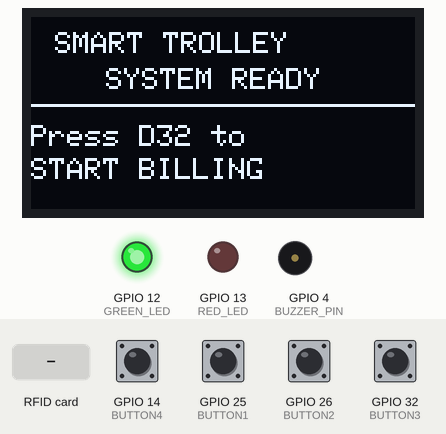
A sketch run on a simulated ESP32. On the bench: 128×64 one-colour display, output pins drawn as LEDs (lit = HIGH), buzzer (waves = sounding). The test bench sets the inputs (shaded band); at power-on: GPIO 14 (BUTTON4), GPIO 25 (BUTTON1), GPIO 26 (BUTTON2), GPIO 32 (BUTTON3) HIGH. WiFi joins after 1.5 s; servers stay silent unless stated; what the sketch prints to the serial monitor is not drawn.

Above: at 2.8 s.
2.9 s: GPIO 14 (BUTTON4) pulled LOW for 0.15 s
At 3.4 s:
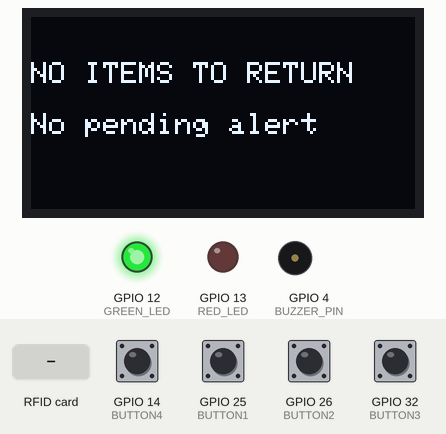
5.9 s: GPIO 32 (BUTTON3) pulled LOW for 0.15 s
At 6.8 s:
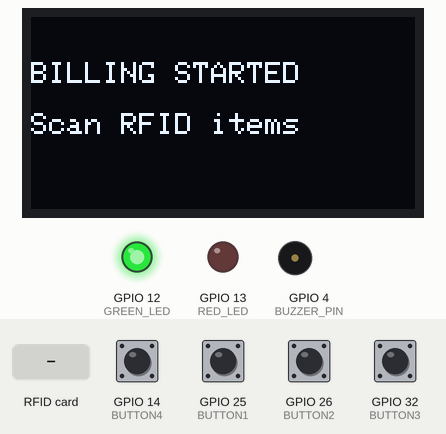
8.9 s: GPIO 25 (BUTTON1) pulled LOW for 0.15 s
At 10.1 s:
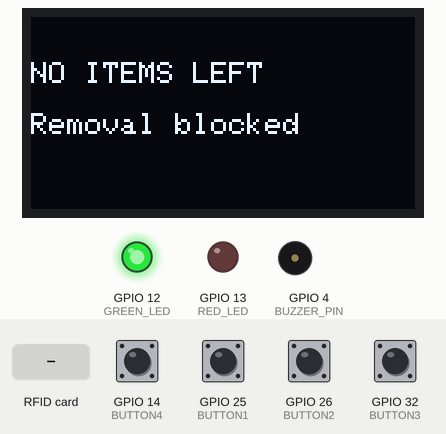
11.9 s: RFID card 8C 45 51 07 held to the reader
At 14.1 s:
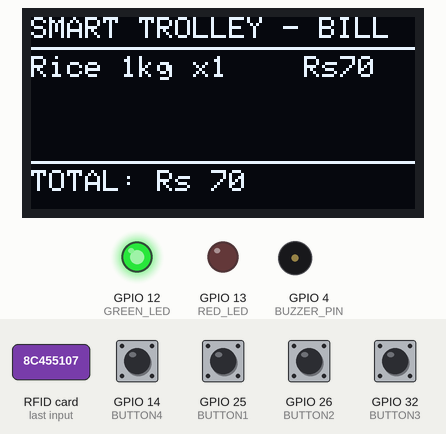
14.6 s: GPIO 25 (BUTTON1) pulled LOW for 1 s
At 14.84 s:
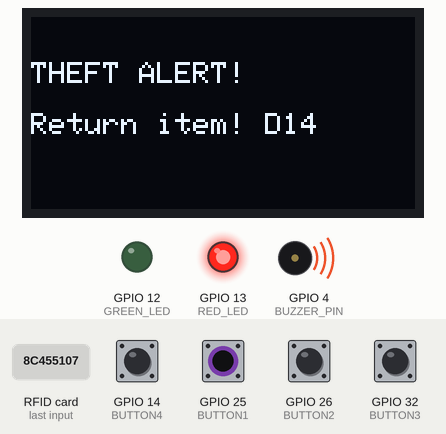
16.2 s: GPIO 26 (BUTTON2) pulled LOW for 0.15 s
At 16.45 s:
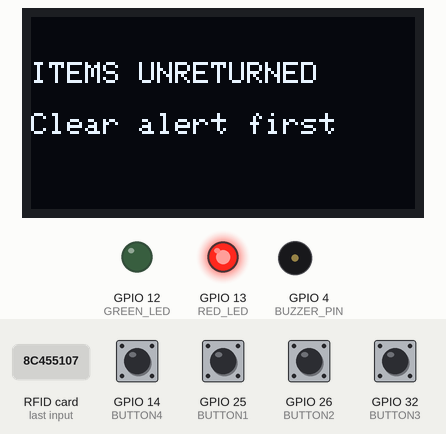
Timing chart, 0 to 17.9 s (numbered marks = the images above; inputs shaded):
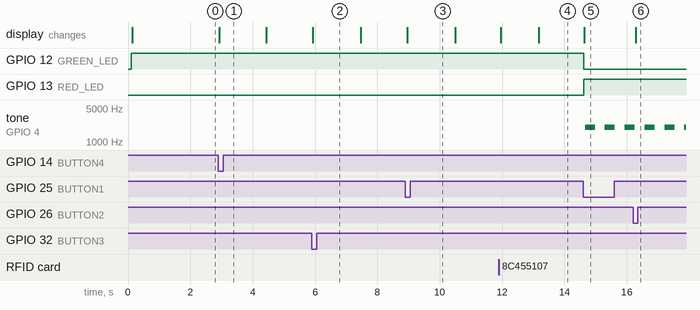

The sketch:

smart_trolley.ino
```cpp
#include <SPI.h>
#include <MFRC522.h>
#include <Wire.h>
#include <Adafruit_GFX.h>
#include <Adafruit_SH110X.h>
#include <WiFi.h>
#include <WebServer.h>

const char* WIFI_SSID = "Deveshbari";
const char* WIFI_PASSWORD = "Deveshbari";

WebServer server(80);
// ---------------- PIN CONFIGURATION ----------------
#define SS_PIN 5
#define RST_PIN 27

#define BUTTON1 25  // Simulate unauthorized removal
#define BUTTON2 26  // Complete billing / allow removal
#define BUTTON3 32  // Start billing
#define BUTTON4 14  // Confirm one returned item

#define BUZZER_PIN 4
#define RED_LED 13
#define GREEN_LED 12

// ---------------- HARDWARE OBJECTS ----------------
MFRC522 rfid(SS_PIN, RST_PIN);
Adafruit_SH1106G display(128, 64, &Wire, -1);

// ---------------- PRODUCTS ----------------
const int PRODUCT_COUNT = 3;
const int MAX_STACK = 50;

String productNames[PRODUCT_COUNT] = {
  "Rice 1kg",
  "Sugar 500g",
  "Thums Up 1L"
};

String productUIDs[PRODUCT_COUNT] = {
  "8C 45 51 07",
  "21 ED 50 07",
  "7C EE 51 07"
};

int productPrices[PRODUCT_COUNT] = {
  70, 25, 45
};

int quantities[PRODUCT_COUNT] = { 0, 0, 0 };
int total = 0;

// Each entry represents one simulated removed item.
// -1 means an item was removed when no cart item was available
// to identify in the simulation.
int removalStack[MAX_STACK];
int stackTop = -1;

// ---------------- SYSTEM STATE ----------------
bool billingStarted = false;
bool removalAllowed = false;
bool theftAlert = false;
bool dashboardReset = false;

unsigned long messageUntil = 0;
bool temporaryMessageActive = false;
String messageLine1 = "";
String messageLine2 = "";

unsigned long lastDisplayUpdate = 0;
unsigned long lastScrollUpdate = 0;
unsigned long lastBeepUpdate = 0;

bool buzzerIsOn = false;
bool previousButton1 = HIGH;
bool previousButton2 = HIGH;
bool previousButton3 = HIGH;
bool previousButton4 = HIGH;

int scrollOffset = 0;

// ---------------- BASIC FUNCTIONS ----------------
bool hasUnreturnedItems() {
  return stackTop >= 0;
}

int getTotalItems() {
  int count = 0;
  for (int i = 0; i < PRODUCT_COUNT; i++) {
    count += quantities[i];
  }
  return count;
}

void updateLEDs() {
  bool alertActive = theftAlert || hasUnreturnedItems();

  digitalWrite(RED_LED, alertActive ? HIGH : LOW);
  digitalWrite(GREEN_LED, alertActive ? LOW : HIGH);
}

void updateAlertState() {
  theftAlert = hasUnreturnedItems();
  updateLEDs();
}

void stopBuzzer() {
  noTone(BUZZER_PIN);
  buzzerIsOn = false;
}

void updateBuzzer() {
  bool shouldBeep = hasUnreturnedItems();

  if (!shouldBeep) {
    stopBuzzer();
    return;
  }

  // Repeating beep pattern without blocking button handling.
  unsigned long now = millis();

  if (now - lastBeepUpdate >= 300) {
    lastBeepUpdate = now;
    buzzerIsOn = !buzzerIsOn;

    if (buzzerIsOn) {
      tone(BUZZER_PIN, 2000);
    } else {
      noTone(BUZZER_PIN);
    }
  }
}

void showTemporaryMessage(
  String line1,
  String line2,
  unsigned long duration) {
  messageLine1 = line1;
  messageLine2 = line2;
  messageUntil = millis() + duration;
  temporaryMessageActive = true;
  drawDisplay();
}

// ---------------- OLED DISPLAY ----------------
void drawDisplay() {
  display.clearDisplay();
  display.setTextColor(SH110X_WHITE);
  display.setTextSize(1);
  display.setTextWrap(false);

  // Temporary message takes priority.
  if (temporaryMessageActive && millis() < messageUntil) {
    display.setTextSize(1);
    display.setCursor(0, 15);
    display.println(messageLine1);
    display.setCursor(0, 32);
    display.println(messageLine2);
    display.display();
    return;
  }

  temporaryMessageActive = false;

  // Welcome screen when billing is not active.
  if (!billingStarted) {
    display.setCursor(8, 5);
    display.println("SMART TROLLEY");
    display.setCursor(25, 17);
    display.println("SYSTEM READY");

    display.drawLine(0, 29, 127, 29, SH110X_WHITE);

    display.setCursor(0, 36);
    display.println("Press D32 to");

    display.setCursor(0, 47);
    display.println("START BILLING");

    display.display();
    return;
  }

  // Billing/cart screen.
  display.setCursor(0, 0);
  display.println("SMART TROLLEY - BILL");

  display.drawLine(0, 10, 127, 10, SH110X_WHITE);

  int y = 13;

  for (int i = 0; i < PRODUCT_COUNT; i++) {
    if (quantities[i] > 0) {
      display.setCursor(0, y);
      display.print(productNames[i]);
      display.print(" x");
      display.print(quantities[i]);
      display.setCursor(91, y);
      display.print("Rs");
      display.print(quantities[i] * productPrices[i]);

      y += 11;
    }
  }

  display.drawLine(0, 48, 127, 48, SH110X_WHITE);
  display.setCursor(0, 51);
  display.print("TOTAL: Rs ");
  display.print(total);

  display.display();
}

// ---------------- RFID HELPERS ----------------
String readUID() {
  String uid = "";

  for (byte i = 0; i < rfid.uid.size; i++) {
    if (rfid.uid.uidByte[i] < 0x10) {
      uid += "0";
    }

    uid += String(rfid.uid.uidByte[i], HEX);

    if (i < rfid.uid.size - 1) {
      uid += " ";
    }
  }

  uid.toUpperCase();
  return uid;
}

int findProduct(String uid) {
  for (int i = 0; i < PRODUCT_COUNT; i++) {
    if (uid == productUIDs[i]) {
      return i;
    }
  }

  return -1;
}

void addProduct(String uid) {
  if (!billingStarted || removalAllowed) {
    return;
  }

  // Ignore this known tag.
  if (uid == "50 8C 3E 58") {
    showTemporaryMessage("TAG IGNORED", "Not a trolley item", 2000);
    return;
  }

  int index = findProduct(uid);

  if (index < 0) {
    showTemporaryMessage("UNKNOWN TAG", "Product not found", 2000);
    return;
  }

  quantities[index]++;
  total += productPrices[index];

  showTemporaryMessage(
    "ITEM ADDED",
    productNames[index],
    1200);
}

void scanRFID() {
  if (!billingStarted || removalAllowed) {
    return;
  }

  if (!rfid.PICC_IsNewCardPresent()) {
    return;
  }

  if (!rfid.PICC_ReadCardSerial()) {
    return;
  }

  String uid = readUID();
  addProduct(uid);

  rfid.PICC_HaltA();
  rfid.PCD_StopCrypto1();
}

// ---------------- BUTTON 1: UNAUTHORIZED REMOVAL ----------------

void handleTheftButton() {
  // If removal is already authorized, do nothing.
  if (removalAllowed) {
    return;
  }

  // Count the items currently available in the trolley.
  int availableItems = getTotalItems();

  // Do not allow more simulated removals than available items.
  if (availableItems <= 0) {
    showTemporaryMessage(
      "NO ITEMS LEFT",
      "Removal blocked",
      1500);
    return;
  }

  if (stackTop >= MAX_STACK - 1) {
    showTemporaryMessage(
      "STACK FULL",
      "Return items first",
      1500);
    return;
  }

  // Select the last available product type.
  int removedIndex = -1;

  for (int i = PRODUCT_COUNT - 1; i >= 0; i--) {
    if (quantities[i] > 0) {
      removedIndex = i;
      break;
    }
  }

  if (removedIndex == -1) {
    return;
  }

  // Record exactly one removal.
  quantities[removedIndex]--;
  total -= productPrices[removedIndex];

  removalStack[++stackTop] = removedIndex;

  theftAlert = true;
  updateLEDs();

  showTemporaryMessage(
    "THEFT ALERT!",
    "Return item! D14",
    1500);
}


// ---------------- BUTTON 2: BILLING COMPLETE ----------------
// ---------------- BUTTON 2: BILLING COMPLETE ----------------
void handleAllowRemovalButton() {
  if (!billingStarted) {
    showTemporaryMessage("NO ACTIVE BILL", "Press D32 first", 2000);
    return;
  }

  // Do not complete billing while theft items are unreturned.
  if (hasUnreturnedItems()) {
    showTemporaryMessage(
      "ITEMS UNRETURNED",
      "Clear alert first",
      2000);
    return;
  }

  // Reset dashboard display
  dashboardReset = true;

  // Complete billing and allow removal
  billingStarted = false;
  removalAllowed = true;

  // Clear all products from the cart
  for (int i = 0; i < PRODUCT_COUNT; i++) {
    quantities[i] = 0;
  }

  // Reset total bill
  total = 0;
  scrollOffset = 0;

  // Show completion message
  showTemporaryMessage(
    "BILLING COMPLETE",
    "REMOVAL ALLOWED",
    5000);
}

// ---------------- BUTTON 3: START BILLING ----------------
void handleStartBillingButton() {
  if (billingStarted) {
    showTemporaryMessage("BILLING ACTIVE", "Scan your items", 1500);
    return;
  }

  if (!removalAllowed) {
    showTemporaryMessage(
      "CANNOT START",
      "Press D26 first",
      2000);
    return;
  }

  if (hasUnreturnedItems()) {
    showTemporaryMessage(
      "THEFT ALERT ACTIVE",
      "Return all items",
      2000);
    return;
  }

  // Begin a new billing session.
  dashboardReset = false;
  billingStarted = true;
  removalAllowed = false;

  for (int i = 0; i < PRODUCT_COUNT; i++) {
    quantities[i] = 0;
  }

  total = 0;
  scrollOffset = 0;

  showTemporaryMessage(
    "BILLING STARTED",
    "Scan RFID items",
    1500);
}

// ---------------- BUTTON 4: CONFIRM RETURN ----------------
void handleReturnButton() {
  if (!hasUnreturnedItems()) {
    showTemporaryMessage(
      "NO ITEMS TO RETURN",
      "No pending alert",
      1500);
    return;
  }

  // LIFO: return the most recently removed item first.
  int returnedIndex = removalStack[stackTop];
  stackTop--;

  if (returnedIndex >= 0 && returnedIndex < PRODUCT_COUNT) {
    quantities[returnedIndex]++;
    total += productPrices[returnedIndex];
  }

  updateAlertState();

  if (hasUnreturnedItems()) {
    showTemporaryMessage(
      "ITEM RETURNED",
      "More items pending",
      1200);
  } else {
    showTemporaryMessage(
      "ALL ITEMS RETURNED",
      "ALERT CLEARED",
      2000);
  }
}


const char dashboardPage[] PROGMEM = R"rawliteral(
<!DOCTYPE html>
<html lang="en">
<head>
<meta charset="UTF-8">
<meta name="viewport" content="width=device-width, initial-scale=1">
<title>Smart Trolley Dashboard</title>
<style>
:root {
  color-scheme: dark;
  --bg: #0b1120;
  --panel: #151f32;
  --border: #29364c;
  --muted: #9aabc2;
  --blue: #60a5fa;
  --green: #4ade80;
  --red: #f87171;
}
* { box-sizing: border-box; }
body {
  margin: 0;
  background: var(--bg);
  color: #f8fafc;
  font-family: Arial, sans-serif;
}
main { max-width: 1000px; margin: auto; padding: 24px 16px; }
header {
  display: flex; justify-content: space-between;
  align-items: center; flex-wrap: wrap; gap: 12px;
  margin-bottom: 24px;
}
h1 { margin: 0; font-size: 25px; }
.subtitle { color: var(--muted); margin-top: 7px; font-size: 14px; }
.pill {
  padding: 8px 12px; border-radius: 20px;
  background: #183b2a; color: var(--green); font-size: 13px;
}
.grid {
  display: grid; grid-template-columns: repeat(2, minmax(0, 1fr));
  gap: 14px; margin-bottom: 18px;
}
.card {
  background: var(--panel); border: 1px solid var(--border);
  border-radius: 14px; padding: 18px;
}
.label { color: var(--muted); font-size: 12px; text-transform: uppercase; }
.value { font-size: 27px; font-weight: bold; margin-top: 10px; }
.section-title { font-size: 18px; margin: 0 0 16px; }
table { width: 100%; border-collapse: collapse; }
th, td {
  padding: 13px 5px; text-align: left;
  border-bottom: 1px solid var(--border); font-size: 14px;
}
th { color: var(--muted); font-weight: normal; }
td:last-child, th:last-child { text-align: right; }
.total {
  display: flex; justify-content: space-between;
  padding-top: 18px; font-size: 19px; font-weight: bold;
}
.status { font-size: 17px; font-weight: bold; margin-top: 10px; }
.good { color: var(--green); }
.bad { color: var(--red); }
.info { color: var(--blue); }
.footer { color: var(--muted); font-size: 12px; margin-top: 18px; }
@media(min-width:700px) {
  .grid { grid-template-columns: repeat(4, minmax(0, 1fr)); }
}
</style>
</head>
<body>
<main>
<header>
  <div>
    <h1>SMART TROLLEY</h1>
    <div class="subtitle">IoT Real-Time Billing & Theft Prevention</div>
  </div>
  <div class="pill" id="connection">Connecting...</div>
</header>

<div class="grid">
  <section class="card">
    <div class="label">Total Bill</div>
    <div class="value" id="total">₹0</div>
  </section>
  <section class="card">
    <div class="label">Items in Cart</div>
    <div class="value" id="items">0</div>
  </section>
  <section class="card">
    <div class="label">Billing Status</div>
    <div class="status info" id="billing">Waiting</div>
  </section>
  <section class="card">
    <div class="label">Security Status</div>
    <div class="status good" id="security">Secure</div>
    <div class="subtitle" id="pending">0 pending returns</div>
  </section>
</div>

<section class="card">
  <h2 class="section-title">Shopping Cart</h2>
  <table>
    <thead>
      <tr><th>Product</th><th>Qty</th><th>Unit Price</th><th>Amount</th></tr>
    </thead>
    <tbody id="cart">
      <tr><td colspan="4">Waiting for ESP32 data...</td></tr>
    </tbody>
  </table>
  <div class="total"><span>Grand Total</span><span id="grandTotal">₹0</span></div>
</section>

<section class="card" style="margin-top:16px">
  <div class="label">Removal Authorization</div>
  <div class="status info" id="removal">Not authorized</div>
  <div class="subtitle" id="updated">Waiting for first update</div>
</section>

<div class="footer">
  Live data from your ESP32 · Updates automatically every second
</div>
</main>

<script>
const money = n => '₹' + Number(n).toLocaleString('en-IN');

async function refreshDashboard() {
  try {
    const response = await fetch('/api', {cache: 'no-store'});
    if (!response.ok) throw new Error('HTTP ' + response.status);
    const d = await response.json();

    document.getElementById('connection').textContent = '● Connected';
    document.getElementById('total').textContent = money(d.total);
    document.getElementById('grandTotal').textContent = money(d.total);
    document.getElementById('items').textContent = d.itemCount;

    const billing = document.getElementById('billing');
    billing.textContent = d.billingStarted ? 'Active' : 'Not active';
    billing.className = 'status ' + (d.billingStarted ? 'good' : 'info');

    const security = document.getElementById('security');
    security.textContent = d.alert ? 'THEFT ALERT' : 'Secure';
    security.className = 'status ' + (d.alert ? 'bad' : 'good');
    document.getElementById('pending').textContent =
      d.pending + ' pending return(s)';

    const removal = document.getElementById('removal');
    removal.textContent = d.removalAllowed ? 'Removal allowed' : 'Not authorized';
    removal.className = 'status ' + (d.removalAllowed ? 'good' : 'info');

    const cart = document.getElementById('cart');
    cart.replaceChildren();

    let hasItems = false;
    d.products.forEach(p => {
      if (p.qty <= 0) return;
      hasItems = true;

      const row = document.createElement('tr');
      [p.name, p.qty, money(p.price), money(p.qty * p.price)]
        .forEach(value => {
          const cell = document.createElement('td');
          cell.textContent = value;
          row.appendChild(cell);
        });
      cart.appendChild(row);
    });

    if (!hasItems) {
      const row = document.createElement('tr');
      const cell = document.createElement('td');
      cell.colSpan = 4;
      cell.textContent = 'No items in cart';
      row.appendChild(cell);
      cart.appendChild(row);
    }

    document.getElementById('updated').textContent =
      'Last updated: ' + new Date().toLocaleTimeString();
  } catch (error) {
    document.getElementById('connection').textContent = '● Disconnected';
    document.getElementById('connection').style.background = '#482326';
    document.getElementById('connection').style.color = '#f87171';
    document.getElementById('updated').textContent =
      'Cannot reach ESP32. Checking again...';
  }
}

refreshDashboard();
setInterval(refreshDashboard, 1000);
</script>
</body>
</html>
)rawliteral";


void setupDashboardRoutes() {
  server.on("/", HTTP_GET, []() {
    server.send_P(200, "text/html", dashboardPage);
  });

  server.on("/api", HTTP_GET, []() {
    String json = "{";

    json += "\"total\":" + String(dashboardReset ? 0 : total) + ",";
    json += "\"itemCount\":" + String(dashboardReset ? 0 : getTotalItems()) + ",";
    json += "\"billingStarted\":";
    json += (billingStarted ? "true" : "false");
    json += ",";
    json += "\"removalAllowed\":";
    json += (removalAllowed ? "true" : "false");
    json += ",";
    json += "\"alert\":";
    json += ((theftAlert || hasUnreturnedItems()) ? "true" : "false");
    json += ",";
    json += "\"pending\":" + String(stackTop + 1) + ",";
    json += "\"products\":[";

    for (int i = 0; i < PRODUCT_COUNT; i++) {
      if (i > 0) json += ",";

      json += "{";
      json += "\"name\":\"" + productNames[i] + "\",";
      json += "\"qty\":" + String(quantities[i]) + ",";
      json += "\"price\":" + String(productPrices[i]);
      json += "}";
    }

    json += "]}";
    server.send(200, "application/json", json);
  });

  server.onNotFound([]() {
    server.send(404, "text/plain", "Not found");
  });

  server.begin();
  Serial.println("Dashboard web server started");
}


// ---------------- SETUP ----------------
void setup() {
  Serial.begin(115200);

  pinMode(BUTTON1, INPUT_PULLUP);
  pinMode(BUTTON2, INPUT_PULLUP);
  pinMode(BUTTON3, INPUT_PULLUP);
  pinMode(BUTTON4, INPUT_PULLUP);

  pinMode(BUZZER_PIN, OUTPUT);
  pinMode(RED_LED, OUTPUT);
  pinMode(GREEN_LED, OUTPUT);

  stopBuzzer();

  // Preserve the working OLED configuration.
  Wire.begin(21, 22);
  Wire.setClock(100000);

  if (!display.begin(0x3C, true)) {
    Serial.println("OLED initialization failed!");
  } else {
    display.setRotation(0);
    display.clearDisplay();
    display.setTextColor(SH110X_WHITE);
    display.display();
  }

  // RFID reader: SCK, MISO, MOSI, SS.
  SPI.begin(18, 19, 23, SS_PIN);
  rfid.PCD_Init();

  // Initial state: ready for the first billing session.
  billingStarted = false;
  removalAllowed = true;
  theftAlert = false;

  updateLEDs();
  drawDisplay();

  Serial.println("Smart Trolley System Ready");


  WiFi.mode(WIFI_STA);
  WiFi.begin(WIFI_SSID, WIFI_PASSWORD);

  Serial.print("Connecting to home Wi-Fi");

  unsigned long wifiStart = millis();

  while (WiFi.status() != WL_CONNECTED && millis() - wifiStart < 15000) {
    delay(500);
    Serial.print(".");
  }

  if (WiFi.status() == WL_CONNECTED) {
    Serial.println();
    Serial.println("Wi-Fi connected!");
    Serial.print("Dashboard address: http://");
    Serial.println(WiFi.localIP());

    setupDashboardRoutes();
  } else {
    Serial.println();
    Serial.println("Wi-Fi connection failed.");
    Serial.println("Check SSID and password, then reset ESP32.");
  }
}

// ---------------- MAIN LOOP ----------------
void loop() {
  server.handleClient();
  unsigned long now = millis();

  bool button1 = digitalRead(BUTTON1);
  bool button2 = digitalRead(BUTTON2);
  bool button3 = digitalRead(BUTTON3);
  bool button4 = digitalRead(BUTTON4);

  // Detect button press edges (HIGH -> LOW).
  if (previousButton1 == HIGH && button1 == LOW) {
    handleTheftButton();
  }

  if (previousButton2 == HIGH && button2 == LOW) {
    handleAllowRemovalButton();
  }

  if (previousButton3 == HIGH && button3 == LOW) {
    handleStartBillingButton();
  }

  if (previousButton4 == HIGH && button4 == LOW) {
    handleReturnButton();
  }

  previousButton1 = button1;
  previousButton2 = button2;
  previousButton3 = button3;
  previousButton4 = button4;

  // Scan RFID only while billing is active.
  scanRFID();

  // Keep the buzzer active until all unauthorized removals
  // have been confirmed returned.
  updateBuzzer();
  updateLEDs();

  // Expire temporary messages.
  if (temporaryMessageActive && now >= messageUntil) {
    temporaryMessageActive = false;
    drawDisplay();
  }

  // Refresh the cart display periodically.
  if (!temporaryMessageActive && now - lastDisplayUpdate >= 250) {
    lastDisplayUpdate = now;
    drawDisplay();
  }

  delay(10);
}
```

Measured:
- after the input at 2.9 s, the display: changes at once (image 1)
- after the input at 5.9 s, the display: changes at once (image 2)
- after the input at 8.9 s, the display: changes after 0.06 s (image 3)
- after the input at 11.9 s, the display: first changes after 0.05 s (image 4 shows a later state)
- after the input at 14.6 s, GPIO 12 (GREEN_LED): HIGH → LOW at once; GPIO 13 (RED_LED): LOW → HIGH at once; tone on GPIO 4 (BUZZER_PIN): alternates 2000 Hz for 0.32 s and silent for 0.32 s, starting after 0.06 s; the display: changes at once (image 5)
- after the input at 16.2 s, the display: changes after 0.10 s (image 6)
